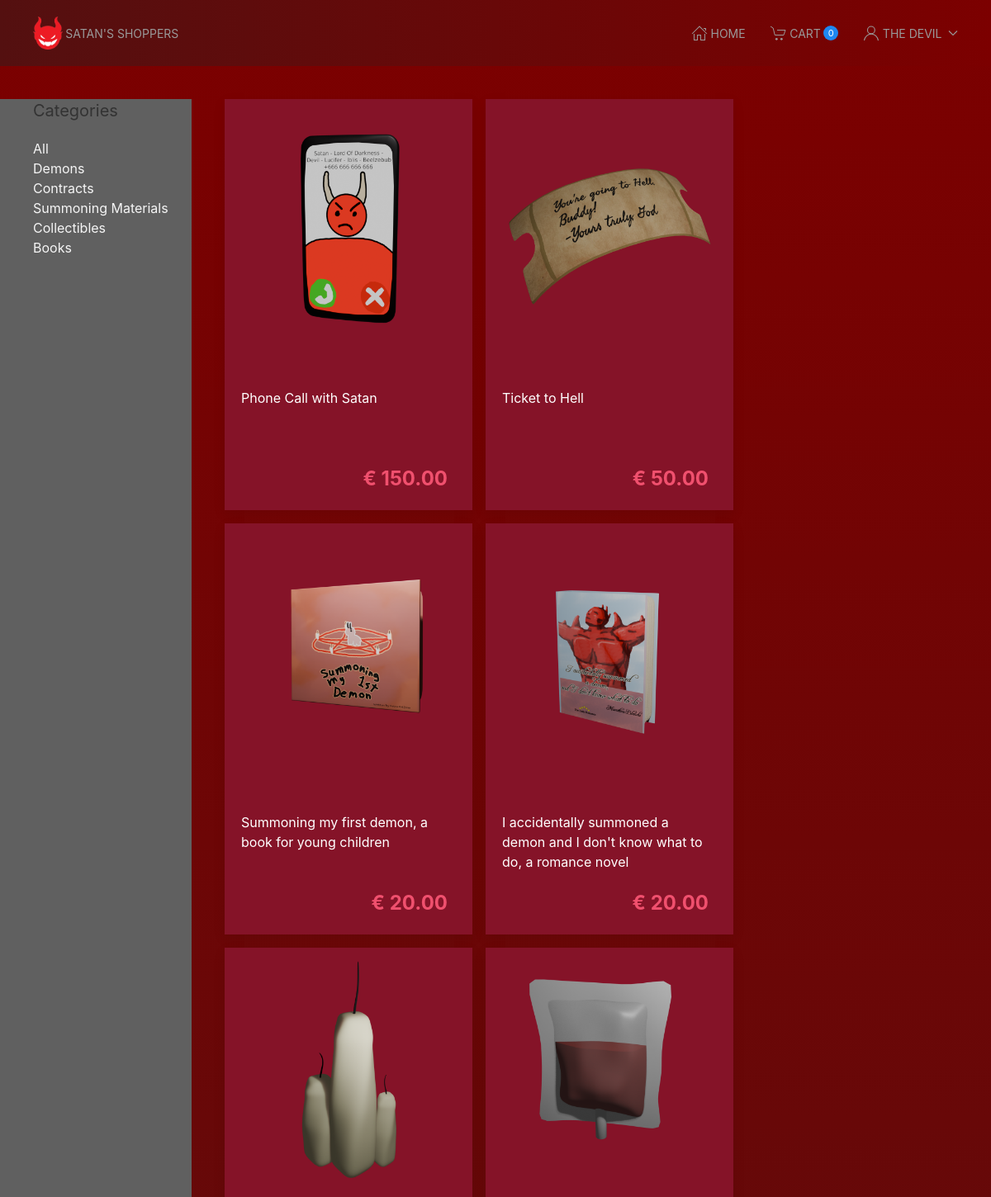
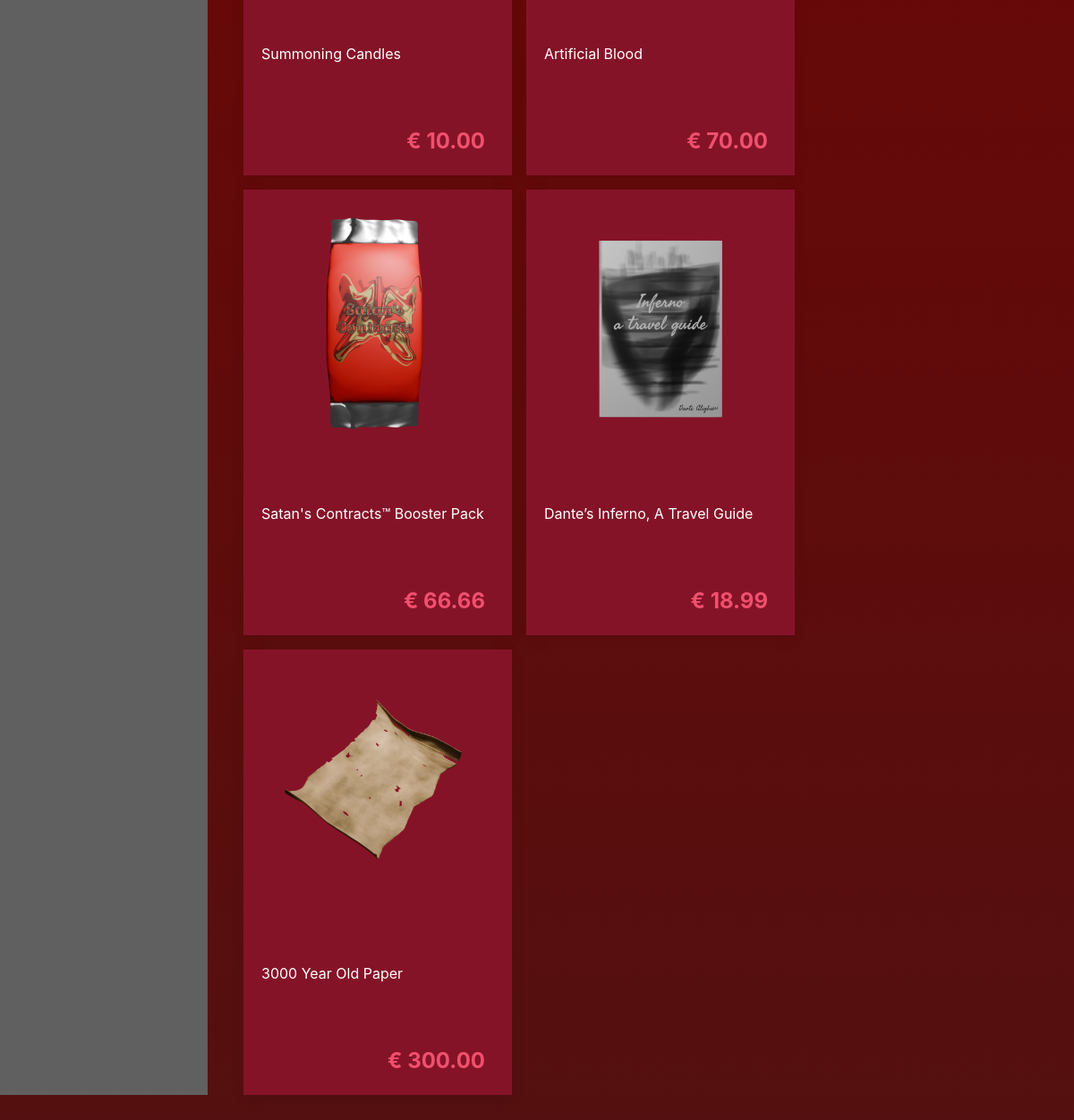
The page /dev/index.php?category=all (signed in) on the database its author committed (2 pictures, top to bottom).
### tables this page shows
CREATE TABLE `products` (
  `id` int(11) NOT NULL,
  `price` decimal(6,2) NOT NULL,
  `name` varchar(255) NOT NULL,
  `description` varchar(255) NOT NULL,
  `image` varchar(255) NOT NULL,
  `category_id` int(255) NOT NULL
);

### dev/index.php (the view, shortened to what this page needs)
<?php
include_once("templates/head.inc.php");
$category="";
if($category == ""){
	$statement = $conn->prepare("SELECT * FROM products");
	$statement->execute();
}
else{
	$statement = $conn->prepare("SELECT * FROM products WHERE category_id = ?");
	$statement->execute([$category]);
}
$products = $statement->fetchAll(PDO::FETCH_ASSOC);
?>
   <main class="uk-container uk-padding">
      <div class="uk-grid">
         <section class="uk-width-1-5">
            <h4>Categories</h4>
<a class="uk-link-text" href="?category=all">All</a>
<br>
<a class="uk-link-text" href="?category=demons">Demons</a>
<br>
<a class="uk-link-text" href="?category=contracts">Contracts</a>
<br>
<a class="uk-link-text" href="?category=materials">Summoning Materials</a>
<br>
<a class="uk-link-text" href="?category=collectibles">Collectibles</a>
<br>
<a class="uk-link-text" href="?category=books">Books</a>
         </section>
         <section class="uk-width-4-5">
            <div class="uk-flex uk-flex-home uk-flex-wrap">
            <?php foreach($products as $product): ?>
               <a class="product-card uk-card uk-card-home uk-card-default uk-card-small uk-card-hover"
                  href="product.php?id=<?= $product['id'] ?>">
                  <div class="uk-card-media-top uk-align-center">
                     <img src="<?= 'img/' . $product['image'] ?>" alt="" class="product-image uk-align-center">
                  </div>
                  <div class="uk-card-body uk-card-body-home">
                     <p class="product-card-p"><?= $product['name'] ?></p>
                     <p class="product-card-p uk-text-large uk-text-bold uk-text-danger uk-text-right">
                     &euro; <?= $product['price'] ?>
                     </p>
                  </div>
               </a>
            <?php endforeach; ?>
         </section>
<?php
include_once("templates/foot.inc.php");

### dev/css/style.css (style rules this page uses)
.product-image { width: 300px; height: 300px; }
.product-card, .product-card-p { text-decoration: none !important; color: #666; background-color: #760a1e; }
.uk-card-home, .uk-card-body-home { width: 300px; }
.uk-card-body-home > p { max-width: 250px; }
.uk-card-body-home > p:first-child { min-height: 72px; }
.uk-flex-home, .uk-cart-gap, .uk-card-body-gap { gap: 1rem; }
.product-card-p { background-color: #851328; color:white; }
.product-card { background-color: #851328; }

### rows shown on the page
products: image (picture), name "Phone Call with Satan", price "150.00"
products: image (picture), name "Ticket to Hell", price "50.00"
products: image (picture), name "Summoning my first demon, a book for young children", price "20.00"
products: image (picture), name "I accidentally summoned a demon and I don't know what to do, a romance novel", price "20.00"
products: image (picture), name "Summoning Candles", price "10.00"
products: image (picture), name "Artificial Blood", price "70.00"
products: image (picture), name "Satan's Contracts™ Booster Pack", price "66.66"
products: image (picture), name "Dante’s Inferno, A Travel Guide", price "18.99"
products: image (picture), name "3000 Year Old Paper", price "300.00"

### other values the page prints
$total_products['SUM(amount)'] "0"
$_SESSION["username"] "THE DEVIL"
